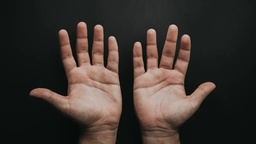
#> input picture imagen1.jpg, 256 x 144 px, shrunk from 1028 x 578 before the run
$ python Practica4_21110391_WhitePatch.py
#> lines starting #> are read from the running program, lines starting #| are printed output that depends on the picture; after the words box and inside, x2 and y2 are one past the last pixel; in counts of white or black regions, pixels touching at a corner belong together
"""
Práctica 4: White patch
"""
import cv2
import numpy as np

imagen1=cv2.imread('imagen1.jpg')
#> imagen1 is the input picture: shape (144, 256, 3); mean B, G, R 47, 52, 60.2
m,n,c=imagen1.shape
#> m = 144; n = 256; c = 3
imagencolor1=imagen1.copy()
imagencolor2=imagen1.copy()
imagencolor3=imagen1.copy()

def Clasificador(imagen):
    imagenb1=np.zeros((m,n))
    for x in range(m):
        for y in range(n):
            if 26<imagen[x,y,0]<195 \
                and 36<imagen[x,y,1]<192 \
                    and 51<imagen[x,y,2]<207:
                        imagenb1[x,y]=255
    return imagenb1

def ClasificadorA(imagen):
    imagenb2=np.zeros((m,n))
    for x in range(m):
        for y in range(n):
            if 35<imagen[x,y,0]<245 \
                and 42<imagen[x,y,1]<237 \
                    and 58<imagen[x,y,2]<245:
                        imagenb2[x,y]=255
    return imagenb2

def WhitePatch(imagen):
    imagenc=imagen1.astype(float)
    whiteP=np.zeros((m,n,c))
    b=np.max(imagenc[:,:,0])
    g=np.max(imagenc[:,:,1])
    r=np.max(imagenc[:,:,2])
    for x in range(m):
       for y in range(n):
             whiteP[x,y,0]=(255/b)*imagenc[x,y,0]
             whiteP[x,y,1]=(255/g)*imagenc[x,y,1]
             whiteP[x,y,2]=(255/r)*imagenc[x,y,2]
    whiteP=whiteP.astype(np.uint8)
    return whiteP

imagencolor1[:,:,0]=imagencolor1[:,:,0]+50
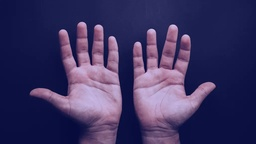
#> imagencolor1: shape (144, 256, 3); mean B, G, R 97, 52, 60.2
imagencolor2[:,:,1]=imagencolor2[:,:,1]+50
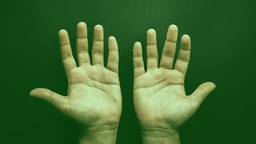
#> imagencolor2: shape (144, 256, 3); mean B, G, R 47, 102, 60.2
imagencolor3[:,:,2]=imagencolor3[:,:,2]+50
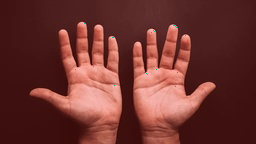
#> imagencolor3: shape (144, 256, 3); mean B, G, R 47, 52, 110.1

wp1=WhitePatch(imagen1)
#> in WhitePatch, `b=np.max(imagenc[:,:,0])`: b = 191
#> in WhitePatch, `g=np.max(imagenc[:,:,1])`: g = 199
#> in WhitePatch, `r=np.max(imagenc[:,:,2])`: r = 214
#> after the loop in WhitePatch, `for x in range(m):`:
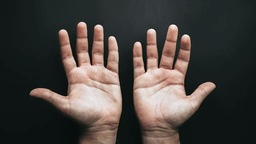
#> whiteP: shape (144, 256, 3) float64; mean B, G, R 62.7, 66.7, 71.8; drawn with min black and max white
wp2=WhitePatch(imagencolor1)
wp3=WhitePatch(imagencolor2)
wp4=WhitePatch(imagencolor3)
clA1=Clasificador(wp1)
#> after the loop in Clasificador, `for x in range(m):`:
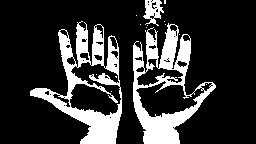
#> imagenb1: shape (144, 256) float64; 20.5% white; 15 white regions (12 under 20 px), largest, box (x1, y1, x2, y2) and area: (30, 21, 122, 144) 3683, (133, 23, 216, 144) 3562, (143, 0, 164, 26) 298
clA2=Clasificador(wp2)
clA3=Clasificador(wp3)
clA4=Clasificador(wp4)
clB1=ClasificadorA(wp1)
#> after the loop in ClasificadorA, `for x in range(m):`:
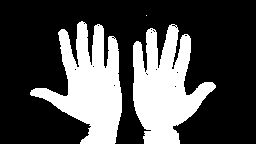
#> imagenb2: shape (144, 256) float64; 30.7% white; 3 white regions (1 under 20 px), largest, box (x1, y1, x2, y2) and area: (30, 21, 122, 144) 5709, (133, 24, 216, 144) 5615
clB2=ClasificadorA(wp2)
clB3=ClasificadorA(wp3)
clB4=ClasificadorA(wp4)

cv2.imwrite('imagencolor1.jpg',imagencolor1)
cv2.imwrite('imagencolor2.jpg',imagencolor2)
cv2.imwrite('imagencolor3.jpg',imagencolor3)

cv2.imwrite('imagenWP1.jpg',wp1)
cv2.imwrite('imagenWP2.jpg',wp2)
cv2.imwrite('imagenWP3.jpg',wp3)
cv2.imwrite('imagenWP4.jpg',wp4)

cv2.imwrite('imagenA_c1.jpg',clA1)
cv2.imwrite('imagenA_c2.jpg',clA2)
cv2.imwrite('imagenA_c3.jpg',clA3)
cv2.imwrite('imagenA_c4.jpg',clA4)

cv2.imwrite('imagenB_c1.jpg',clB1)
cv2.imwrite('imagenB_c2.jpg',clB2)
cv2.imwrite('imagenB_c3.jpg',clB3)
cv2.imwrite('imagenB_c4.jpg',clB4)

cv2.imshow('imagen original',imagen1)
cv2.imshow('color 1',imagencolor1)
cv2.imshow('color 2',imagencolor2)
cv2.imshow('color 3',imagencolor3)
cv2.imshow('white patch 1',wp1)
cv2.imshow('white patch 2',wp2)
cv2.imshow('white patch 3',wp3)
cv2.imshow('white patch 4',wp4)
cv2.imshow('clasificador 1',clA1)
cv2.imshow('clasificador 2',clA2)
cv2.imshow('clasificador 3',clA3)
cv2.imshow('clasificador 4',clA4)
cv2.imshow('clasificador ajustado 1',clB1)
cv2.imshow('clasificador ajustado 2',clB2)
cv2.imshow('clasificador ajustado 3',clB3)
cv2.imshow('clasificador ajustado 4',clB4)

cv2.waitKey()
cv2.destroyAllWindows()

$ run again, with template1.jpg copied over imagen1.jpg
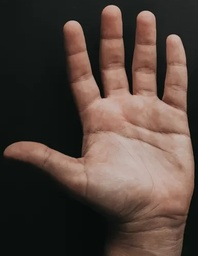
#> input picture template1.jpg, 198 x 256 px, shrunk from 385 x 499 before the run
#> imagen1 is the input picture: shape (256, 198, 3); mean B, G, R 58.7, 66.1, 81
#> b = 185
#> g = 191
#> r = 211
#> after the loop in Clasificador, `for x in range(m):`:
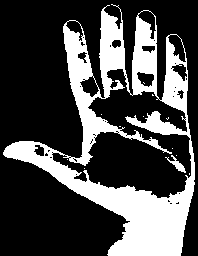
#> imagenb1: shape (256, 198) float64; 28.7% white; 13 white regions (11 under 20 px), largest, box (x1, y1, x2, y2) and area: (3, 4, 195, 256) 14430, (165, 155, 186, 173) 114
#> after the loop in ClasificadorA, `for x in range(m):`:
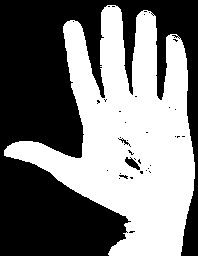
#> imagenb2: shape (256, 198) float64; 47.1% white; 1 white region, box (x1, y1, x2, y2) and area: (4, 5, 195, 256) 23857

$ run again, with template2.jpg copied over imagen1.jpg
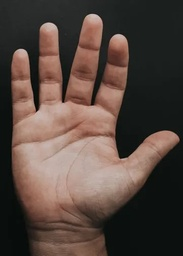
#> input picture template2.jpg, 183 x 256 px, shrunk from 361 x 506 before the run
#> imagen1 is the input picture: shape (256, 183, 3); mean B, G, R 62.8, 70.3, 85.8
#> b = 192
#> g = 195
#> r = 213
#> after the loop in Clasificador, `for x in range(m):`:
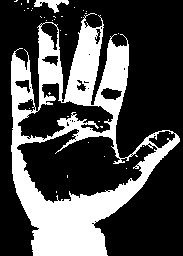
#> imagenb1: shape (256, 183) float64; 30.1% white; 37 white regions (35 under 20 px), largest, box (x1, y1, x2, y2) and area: (11, 13, 180, 256) 13843, (34, 0, 69, 13) 199
#> after the loop in ClasificadorA, `for x in range(m):`:
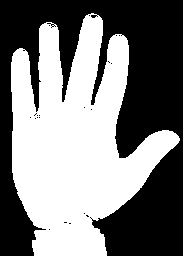
#> imagenb2: shape (256, 183) float64; 48.9% white; 1 white region, box (x1, y1, x2, y2) and area: (11, 13, 180, 256) 22923
